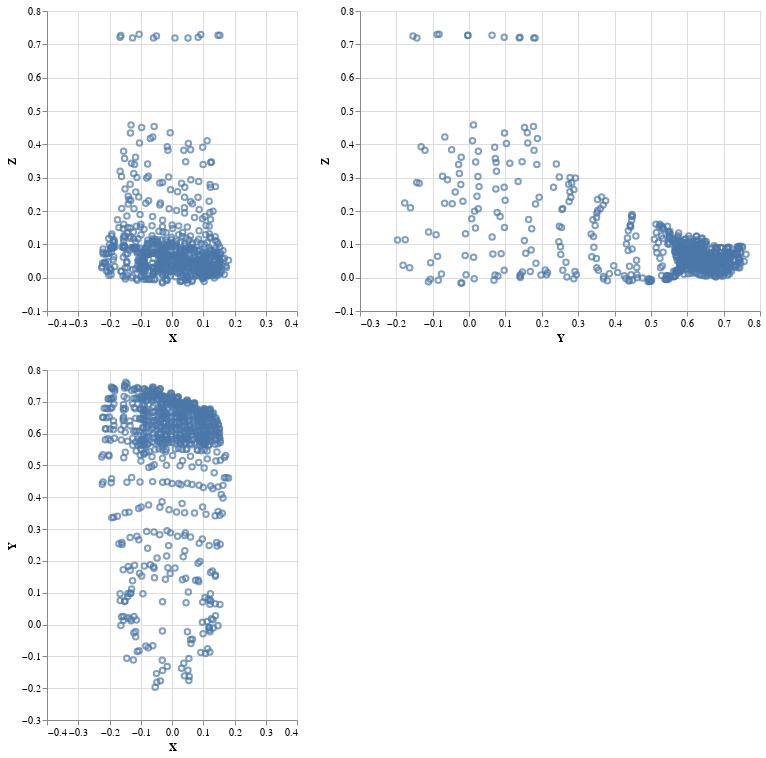

Source (notebook cell):
### Code cell
vertex_point = (xz_point | yz_point) & xy_point
vertex_point

### Figure 1 — Vega specification as saved in the notebook (floating-point values rounded to 4 significant figures; data arrays with more than 128 entries replaced by an {"elided": "..."} marker saying what was removed)
{"$schema": "https://vega.github.io/schema/vega/v5.json", "data": [{"name": "source_0"}, {"name": "data_0", "values": {"elided": "800 records"}}, {"name": "data_1", "values": {"elided": "800 records"}}, {"name": "data_2", "values": {"elided": "800 records"}}], "signals": [{"name": "concat_0_height", "value": 300}, {"name": "concat_0_concat_0_width", "value": 250}, {"name": "concat_0_concat_1_width", "value": 400}, {"name": "concat_1_width", "value": 250}, {"name": "concat_1_height", "value": 350}], "marks": [{"type": "group", "name": "concat_0_group", "marks": [{"type": "group", "name": "concat_0_concat_0_group", "encode": {"update": {"height": {"signal": "concat_0_height"}, "width": {"signal": "concat_0_concat_0_width"}}}, "marks": [{"type": "symbol", "name": "concat_0_concat_0_marks", "from": {"data": "data_0"}, "encode": {"update": {"fill": {"value": "transparent"}, "x": {"field": "X", "scale": "concat_0_concat_0_x"}, "y": {"field": "Z", "scale": "concat_0_concat_0_y"}, "opacity": {"value": 0.7}, "stroke": {"value": "#4c78a8"}}}, "style": ["point"]}], "axes": [{"scale": "concat_0_concat_0_x", "minExtent": 0, "zindex": 0, "gridScale": "concat_0_concat_0_y", "labels": false, "domain": false, "tickCount": {"signal": "ceil(concat_0_concat_0_width/40)"}, "ticks": false, "aria": false, "grid": true, "orient": "bottom", "maxExtent": 0}, {"scale": "concat_0_concat_0_y", "tickCount": {"signal": "ceil(concat_0_height/40)"}, "labels": false, "maxExtent": 0, "minExtent": 0, "aria": false, "ticks": false, "zindex": 0, "gridScale": "concat_0_concat_0_x", "orient": "left", "domain": false, "grid": true}, {"scale": "concat_0_concat_0_x", "tickCount": {"signal": "ceil(concat_0_concat_0_width/40)"}, "labelOverlap": true, "zindex": 0, "orient": "bottom", "grid": false, "title": "X", "labelFlush": true}, {"scale": "concat_0_concat_0_y", "zindex": 0, "title": "Z", "tickCount": {"signal": "ceil(concat_0_height/40)"}, "orient": "left", "grid": false, "labelOverlap": true}], "style": "cell"}, {"type": "group", "name": "concat_0_concat_1_group", "encode": {"update": {"height": {"signal": "concat_0_height"}, "width": {"signal": "concat_0_concat_1_width"}}}, "marks": [{"type": "symbol", "name": "concat_0_concat_1_marks", "from": {"data": "data_1"}, "encode": {"update": {"x": {"field": "Y", "scale": "concat_0_concat_1_x"}, "opacity": {"value": 0.7}, "y": {"field": "Z", "scale": "concat_0_concat_1_y"}, "stroke": {"value": "#4c78a8"}, "fill": {"value": "transparent"}}}, "style": ["point"]}], "axes": [{"scale": "concat_0_concat_1_x", "zindex": 0, "orient": "bottom", "labels": false, "ticks": false, "tickCount": {"signal": "ceil(concat_0_concat_1_width/40)"}, "grid": true, "aria": false, "minExtent": 0, "gridScale": "concat_0_concat_1_y", "domain": false, "maxExtent": 0}, {"scale": "concat_0_concat_1_y", "maxExtent": 0, "grid": true, "domain": false, "orient": "left", "tickCount": {"signal": "ceil(concat_0_height/40)"}, "labels": false, "aria": false, "gridScale": "concat_0_concat_1_x", "ticks": false, "zindex": 0, "minExtent": 0}, {"scale": "concat_0_concat_1_x", "labelOverlap": true, "labelFlush": true, "tickCount": {"signal": "ceil(concat_0_concat_1_width/40)"}, "orient": "bottom", "title": "Y", "zindex": 0, "grid": false}, {"scale": "concat_0_concat_1_y", "labelOverlap": true, "zindex": 0, "orient": "left", "grid": false, "title": "Z", "tickCount": {"signal": "ceil(concat_0_height/40)"}}], "style": "cell"}], "layout": {"padding": 20, "bounds": "full", "align": "each"}}, {"type": "group", "name": "concat_1_group", "encode": {"update": {"width": {"signal": "concat_1_width"}, "height": {"signal": "concat_1_height"}}}, "marks": [{"type": "symbol", "name": "concat_1_marks", "from": {"data": "data_2"}, "encode": {"update": {"fill": {"value": "transparent"}, "x": {"field": "X", "scale": "concat_1_x"}, "y": {"field": "Y", "scale": "concat_1_y"}, "opacity": {"value": 0.7}, "stroke": {"value": "#4c78a8"}}}, "style": ["point"]}], "axes": [{"scale": "concat_1_x", "maxExtent": 0, "minExtent": 0, "orient": "bottom", "ticks": false, "zindex": 0, "labels": false, "domain": false, "aria": false, "grid": true, "gridScale": "concat_1_y", "tickCount": {"signal": "ceil(concat_1_width/40)"}}, {"scale": "concat_1_y", "maxExtent": 0, "zindex": 0, "gridScale": "concat_1_x", "domain": false, "aria": false, "labels": false, "minExtent": 0, "grid": true, "tickCount": {"signal": "ceil(concat_1_height/40)"}, "orient": "left", "ticks": false}, {"scale": "concat_1_x", "labelFlush": true, "orient": "bottom", "labelOverlap": true, "tickCount": {"signal": "ceil(concat_1_width/40)"}, "zindex": 0, "grid": false, "title": "X"}, {"scale": "concat_1_y", "zindex": 0, "grid": false, "tickCount": {"signal": "ceil(concat_1_height/40)"}, "orient": "left", "title": "Y", "labelOverlap": true}], "style": "cell"}], "scales": [{"name": "concat_0_concat_0_x", "type": "linear", "domain": [-0.4, 0.4], "range": [0, {"signal": "concat_0_concat_0_width"}], "zero": true}, {"name": "concat_0_concat_0_y", "type": "linear", "domain": [-0.1, 0.8], "range": [{"signal": "concat_0_height"}, 0], "zero": true}, {"name": "concat_0_concat_1_x", "type": "linear", "domain": [-0.3, 0.8], "range": [0, {"signal": "concat_0_concat_1_width"}], "zero": true}, {"name": "concat_0_concat_1_y", "type": "linear", "domain": [-0.1, 0.8], "range": [{"signal": "concat_0_height"}, 0], "zero": true}, {"name": "concat_1_x", "type": "linear", "domain": [-0.4, 0.4], "range": [0, {"signal": "concat_1_width"}], "zero": true}, {"name": "concat_1_y", "type": "linear", "domain": [-0.3, 0.8], "range": [{"signal": "concat_1_height"}, 0], "zero": true}], "background": "white", "padding": 5, "layout": {"padding": 20, "columns": 1, "bounds": "full", "align": "each"}}
